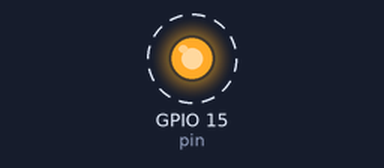
This program was run on a simulated ESP32 board running MicroPython. On the bench: output pins drawn as LEDs (lit = HIGH). Dashed ring = blinking. What the program prints to the serial console is not drawn. At 10.0 s the program stops and its outputs stay as they are.

Above: at 0.5 s.
Timing chart, 0 to 4.6 s (numbered marks = the images above):
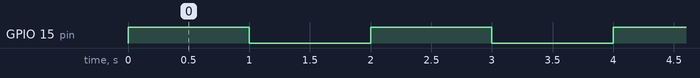

The program:

on_off.py
```python
import machine
import time

pin = machine.Pin(15, machine.Pin.OUT)# 2 es el de la esp32

for i in range(5):
    #pin.value(1)
    pin.on()
    print("on")
    time.sleep(1)
    pin.value(0)
    print("off")
    time.sleep(1)
    print(i + 1)
#led: el + largo es el + y el + corto -
#Retorno a tierra (GND)
```

Measured:
- by itself, GPIO 15 (pin): alternates HIGH for 1.0 s and LOW for 1.0 s, 10 changes in all, then stays LOW
